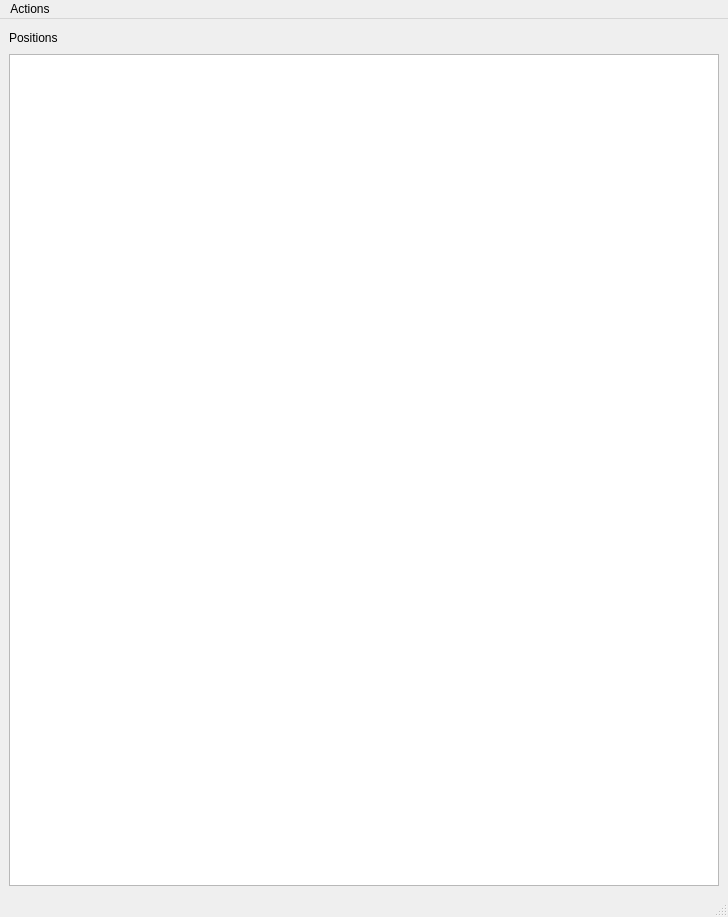
<?xml version="1.0" encoding="UTF-8"?>
<ui version="4.0">
 <class>MainWindow</class>
 <widget class="QMainWindow" name="MainWindow">
  <property name="geometry">
   <rect>
    <x>0</x>
    <y>0</y>
    <width>728</width>
    <height>917</height>
   </rect>
  </property>
  <property name="windowTitle">
   <string>MainWindow</string>
  </property>
  <widget class="QWidget" name="centralwidget">
   <layout class="QGridLayout" name="gridLayout_4">
    <item row="0" column="0" rowspan="2">
     <layout class="QVBoxLayout" name="verticalLayout_3">
      <item>
       <layout class="QHBoxLayout" name="horizontalLayout_2">
        <item>
         <widget class="QLabel" name="label">
          <property name="text">
           <string>Positions</string>
          </property>
         </widget>
        </item>
        <item>
         <spacer name="horizontalSpacer_2">
          <property name="orientation">
           <enum>Qt::Orientation::Horizontal</enum>
          </property>
          <property name="sizeHint" stdset="0">
           <size>
            <width>40</width>
            <height>20</height>
           </size>
          </property>
         </spacer>
        </item>
       </layout>
      </item>
      <item>
       <widget class="QTableView" name="tableView"/>
      </item>
     </layout>
    </item>
   </layout>
  </widget>
  <widget class="QMenuBar" name="menubar">
   <property name="geometry">
    <rect>
     <x>0</x>
     <y>0</y>
     <width>728</width>
     <height>22</height>
    </rect>
   </property>
   <widget class="QMenu" name="menuMenu1">
    <property name="title">
     <string>Actions</string>
    </property>
    <addaction name="actionSub_Menu_1"/>
    <addaction name="actionAccounts"/>
   </widget>
   <addaction name="menuMenu1"/>
  </widget>
  <widget class="QStatusBar" name="statusbar"/>
  <action name="actionSub_Menu_1">
   <property name="text">
    <string>Connect</string>
   </property>
  </action>
  <action name="actionAccounts">
   <property name="text">
    <string>Accounts</string>
   </property>
  </action>
 </widget>
 <resources/>
 <connections/>
</ui>
